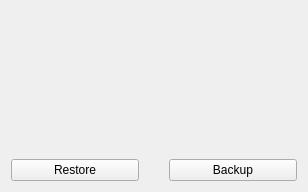
<?xml version="1.0" encoding="UTF-8"?>
<ui version="4.0">
 <class>Widget</class>
 <widget class="QWidget" name="Widget">
  <property name="enabled">
   <bool>true</bool>
  </property>
  <property name="geometry">
   <rect>
    <x>0</x>
    <y>0</y>
    <width>306</width>
    <height>191</height>
   </rect>
  </property>
  <property name="sizePolicy">
   <sizepolicy hsizetype="MinimumExpanding" vsizetype="MinimumExpanding">
    <horstretch>0</horstretch>
    <verstretch>0</verstretch>
   </sizepolicy>
  </property>
  <property name="windowTitle">
   <string>Widget</string>
  </property>
  <layout class="QHBoxLayout" name="horizontalLayout">
   <item>
    <layout class="QGridLayout" name="gridLayout">
     <property name="horizontalSpacing">
      <number>30</number>
     </property>
     <property name="verticalSpacing">
      <number>20</number>
     </property>
     <item row="0" column="0">
      <widget class="QLabel" name="label">
       <property name="sizePolicy">
        <sizepolicy hsizetype="Maximum" vsizetype="Maximum">
         <horstretch>0</horstretch>
         <verstretch>0</verstretch>
        </sizepolicy>
       </property>
       <property name="minimumSize">
        <size>
         <width>128</width>
         <height>128</height>
        </size>
       </property>
       <property name="maximumSize">
        <size>
         <width>128</width>
         <height>128</height>
        </size>
       </property>
       <property name="baseSize">
        <size>
         <width>128</width>
         <height>128</height>
        </size>
       </property>
       <property name="text">
        <string/>
       </property>
       <property name="pixmap">
        <pixmap resource="resources.qrc">:/images/backup.png</pixmap>
       </property>
      </widget>
     </item>
     <item row="0" column="1">
      <widget class="QLabel" name="label_2">
       <property name="sizePolicy">
        <sizepolicy hsizetype="Maximum" vsizetype="Maximum">
         <horstretch>0</horstretch>
         <verstretch>0</verstretch>
        </sizepolicy>
       </property>
       <property name="minimumSize">
        <size>
         <width>128</width>
         <height>128</height>
        </size>
       </property>
       <property name="maximumSize">
        <size>
         <width>128</width>
         <height>128</height>
        </size>
       </property>
       <property name="text">
        <string/>
       </property>
       <property name="pixmap">
        <pixmap resource="resources.qrc">:/images/restore.png</pixmap>
       </property>
      </widget>
     </item>
     <item row="1" column="0">
      <widget class="QPushButton" name="pushButton">
       <property name="sizePolicy">
        <sizepolicy hsizetype="Maximum" vsizetype="Maximum">
         <horstretch>0</horstretch>
         <verstretch>0</verstretch>
        </sizepolicy>
       </property>
       <property name="maximumSize">
        <size>
         <width>128</width>
         <height>16777215</height>
        </size>
       </property>
       <property name="text">
        <string>Restore</string>
       </property>
       <property name="flat">
        <bool>false</bool>
       </property>
      </widget>
     </item>
     <item row="1" column="1">
      <widget class="QPushButton" name="pushButton_2">
       <property name="sizePolicy">
        <sizepolicy hsizetype="Maximum" vsizetype="Fixed">
         <horstretch>0</horstretch>
         <verstretch>0</verstretch>
        </sizepolicy>
       </property>
       <property name="minimumSize">
        <size>
         <width>128</width>
         <height>0</height>
        </size>
       </property>
       <property name="text">
        <string>Backup</string>
       </property>
      </widget>
     </item>
    </layout>
   </item>
  </layout>
 </widget>
 <layoutdefault spacing="6" margin="11"/>
 <resources>
  <include location="resources.qrc"/>
 </resources>
 <connections/>
</ui>
